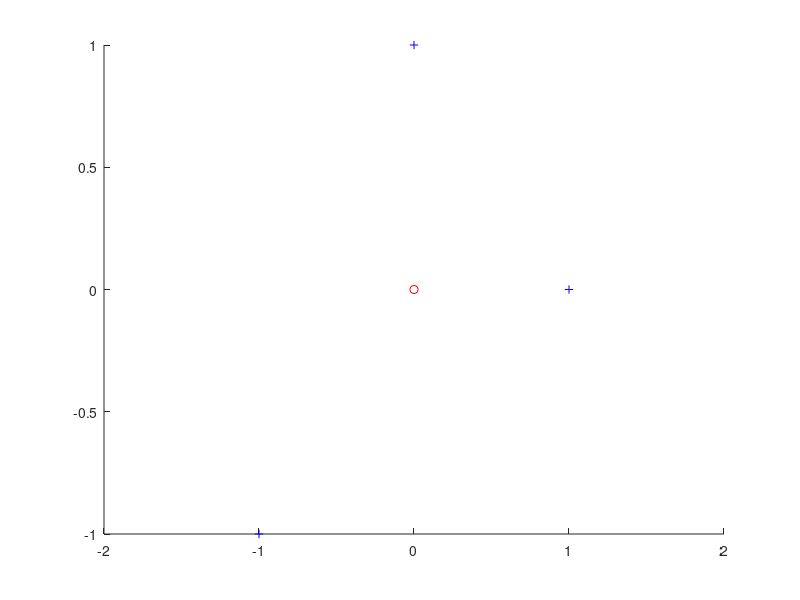

Here is the MATLAB script that generated this plot:
x_data = [0,0;1,0;0,1; -1,-1];
Y = [1;-1;-1;-1]


%plot data

X_Ones = x_data(find(Y==1),:)
X_NegativeOnes = x_data(find(Y==-1),:) 

hold on
plot(X_NegativeOnes(:,1),X_NegativeOnes(:,2),'+b')
plot(X_Ones(:,1),X_Ones(:,2),'or')



%Optimization
C = 100;

p = size(x_data, 2);
n = size(x_data, 1);

H = [eye(p), zeros(p, n+1); zeros(n+1, p), zeros(n+1, n+1)];
f = C * [zeros(p+1, 1); ones(n,1)]';

A_11 = [x_data, ones(n, 1), zeros(n,n)];
for i = 1 : n
    A_11(i, :) = A_11(i, :) * Y(i, 1);
end
A_11 = A_11+ [zeros(n,p + 1), eye(n)];
A_21 = [zeros(n,p + 1), eye(n)];
A = [A_11; A_21];

b = [ones(n,1); zeros(n,1)];

%x = quadprog(H,f)
x = quadprog(H,f,-A,-b)


%Plot Seperating hyperplane
X1=[-2:2]
w1=x(1,1);
w2=x(2,1);
b=x(3,1);
Y1=-(w1*X1+b)/w2; 
plot(X1,Y1,'k-') 
